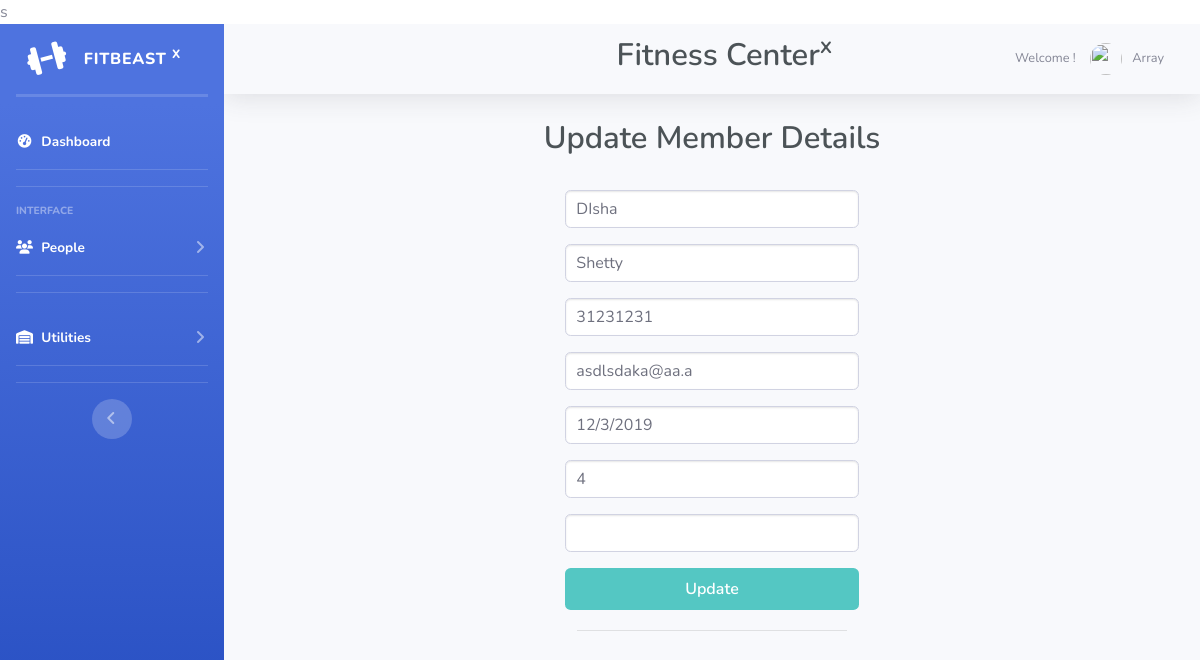
Screenshot of /admin/memberedit.php?id=23 (signed in) with the database file from the repository.
### tables this page shows
CREATE TABLE IF NOT EXISTS `member` (
  `memberid` int(11) NOT NULL AUTO_INCREMENT,
  `firstname` varchar(20) NOT NULL,
  `lastname` varchar(20) NOT NULL,
  `contact` bigint(100) NOT NULL,
  `email` varchar(255) NOT NULL,
  `joindate` varchar(10) NOT NULL,
  `gender` varchar(1) NOT NULL,
  `package` int(11) NOT NULL,
  PRIMARY KEY (`memberid`),
  KEY `package` (`package`)
);

### admin/memberedit.php (the view, shortened to what this page needs)
<!DOCTYPE html>
<html lang="en">
<head>
  <link href="vendor/fontawesome-free/css/all.min.css" rel="stylesheet" type="text/css">
  <link href="css/sb-admin-2.min.css" rel="stylesheet">
  <link href="css/form.css" rel="stylesheet">
</head>
<?php
 include('adminpanel/header.php');
 ?>
    <div class="container">
      <?php
$id=$_GET['id'];
include("db.php");
$sql=mysqli_query($con,"SELECT * FROM `member` WHERE memberid='$id'");
$res=mysqli_fetch_array($sql);
?>
  <h1>Update Member Details</h1><br>
  <div class="row">
   <div class="col-md-4 mx-auto">
    <div class="myform form ">
       <form action="" method="post" name="login">
        <div class="form-group">
         <input type="text" name="firstname"  class="form-control my-input" value="<?php echo $res['firstname']?>">
        </div>
         <div class="form-group">
         <input type="text" name="lastname"  class="form-control my-input"  value="<?php echo $res['lastname']?>">
        </div>
         <div class="form-group">
         <input type="text" name="contact"  class="form-control my-input" value="<?php echo $res['contact']?>">
        </div>
        <div class="form-group">
         <input type="email" name="email"  class="form-control my-input"  value="<?php echo $res['email']?>">
        </div>
        <div class="form-group">
         <input type="text" name="joindate"  class="form-control my-input"  value="<?php echo $res['joindate']?>">
        </div>
          <div class="form-group">
         <input type="text" name="package"  class="form-control my-input" value="<?php echo $res['package']?>">
        </div>
         <div class="form-group">
         <input type="text" name="hours"  class="form-control my-input" value="<?php echo $res['hours']?>">
        </div>
        <div class="text-center ">
         <button type="submit" name="add" class=" btn btn-block send-button tx-tfm">Update</button>
        </div>
        <div class="col-md-12 ">
         <div class="login-or">
          <hr class="hr-or">
         </div>
        </div>
       </form>

### admin/css/form.css (style rules this page uses)
.send-button { background: #54C7C3; width:100%; font-weight: 600; color:#fff; padding: 8px 25px; }
h1 { text-align: center; }
.my-input { box-shadow: inset 0 1px 2px rgba(0, 0, 0, 0.1); cursor: text; padding: 8px 10px; transition: border .1s linear; }
h1 { font-size: 31px; line-height: 40px; font-weight: 600; color:#4c5357; }
.login-or { position: relative; color: #aaa; margin-top: 10px; margin-bottom: 10px; padding-top: 10px; padding-bottom: 10px; }
.hr-or { height: 1px; margin-top: 0px !important; margin-bottom: 0px !important; }

### rows the page displays
member: firstname "DIsha", lastname "Shetty", contact "31231231", email "asdlsdaka@aa.a", joindate "12/3/2019", package "4"

### other values shown
$_SESSION['user_name'] "Array"
